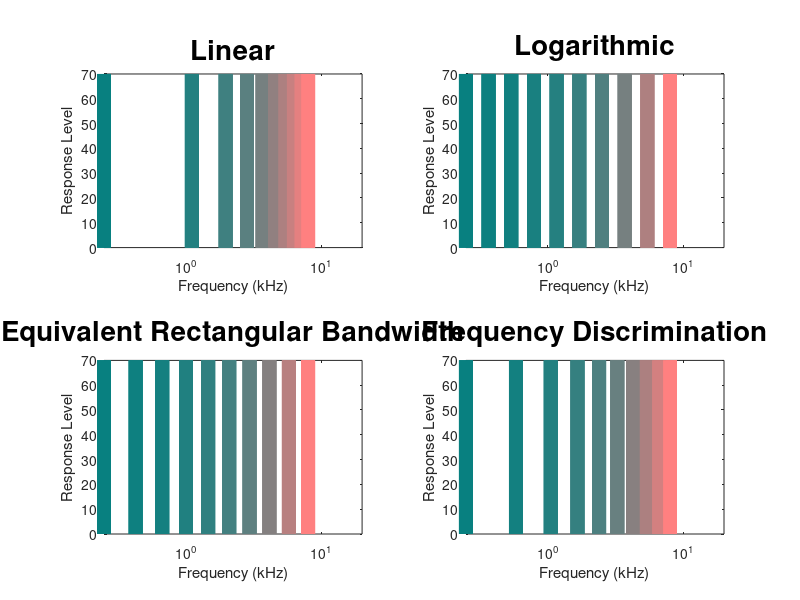
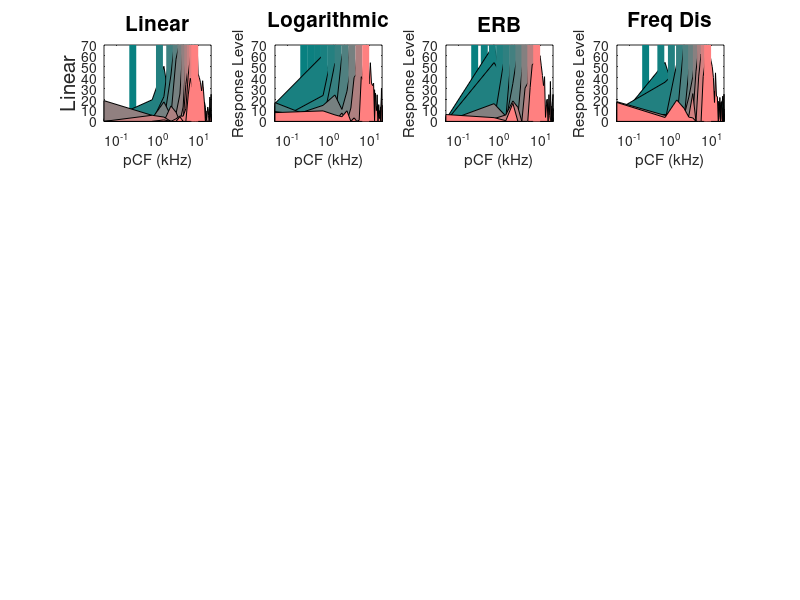
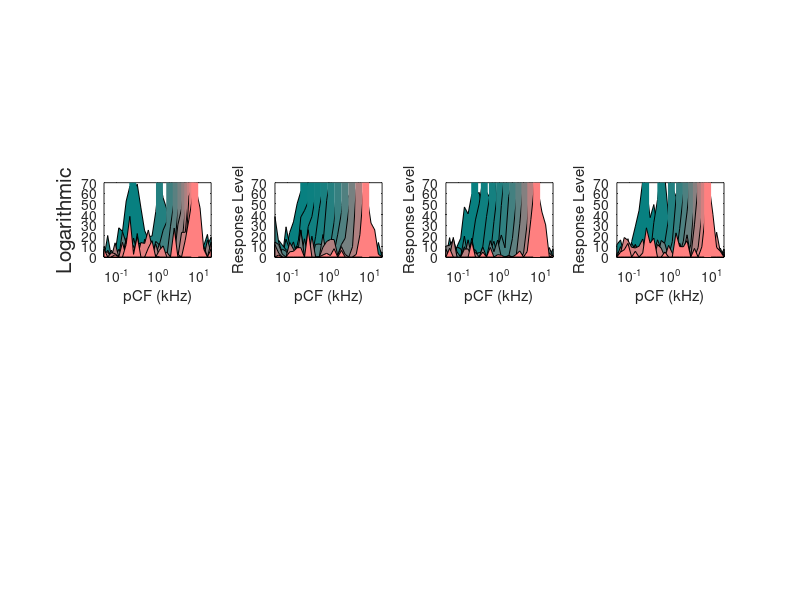
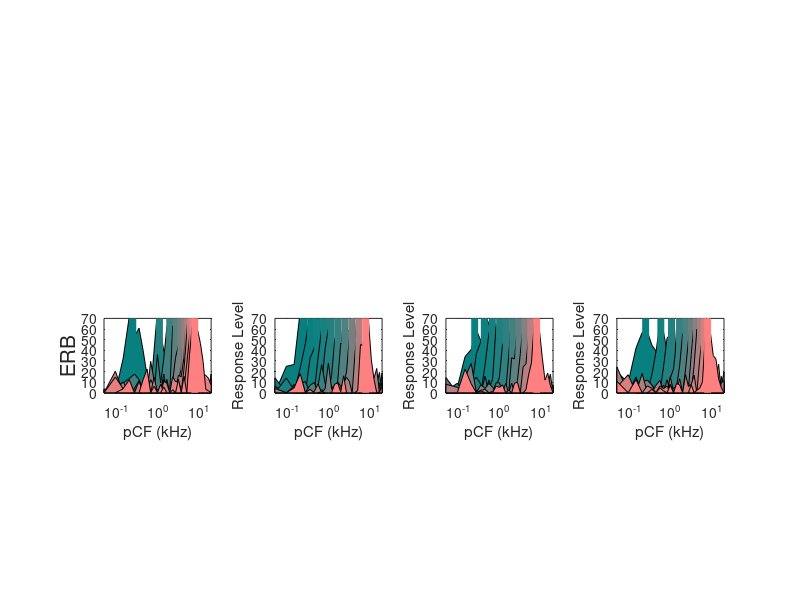

Recreate these plots in MATLAB, in order. (Note: a time limit stopped this script after it produced the figures.)
function data = fMRIFreqMagModel
% Model of Frequency magnification imaged using fMRI
% effect on stimulus spacing on recorded response compared to underlying
% spacing of neuron/voxel characterisic frequency spacing

%% TO DO
% Add spread of HMDR - apply to voxel response
% Add noise
% Add frequency selectivity spacing
% create bandpass noise stimuli
% each voxel contain many tuning curves - loop current code for each voxel
% and take weighted average - then convovle with gaussian Hymodynmaic
% spread response
% plot superimposed stimuli responses
% plot neuron response as line, voxel as point
% 30 random numbers - create coiefient 
% assign colour for each scaling

clc; close all

%% Neuronal population Magnification domain fucntion
% VoxelMagSpace = {str2func('@lcfNErb'),str2func('@FreqDisMagDom')};
% VoxelMagSpace2Freq = {str2func('@lcfInvNErb'),str2func('@FreqDisMagDom2Fre')};
% VoxelFilterWidth = {str2func('@lcfErb'),str2func('@FreqDisMagDom2Freq')};

%% Neuronal population Magnification domain fucntion
VoxelMagSpace = {str2func('@lcfNErb')};
VoxelMagSpace2Freq = {str2func('@lcfInvNErb')};
VoxelFilterWidth = {str2func('@lcfErb'),str2func('@lcfErb'),str2func('@lcfErb'),str2func('@lcfErb')};

%% Stimuli Magnification domain functions
% magDomain,magScale2F,magFilterWidth
StimMagDomain = {str2func('@LinMagDom'),str2func('@LogMagDom'),str2func('@lcfNErb'),str2func('@FreqDisMagDom')};
StimMagDomain2Freq = {str2func('@LinMagDom2Freq'),str2func('@LogMagDom2Freq'),str2func('@lcfInvNErb'),str2func('@FreqDisMagDom2Freq')};
StimSpacingNames = {'Linear','Logarithmic','Equivalent Rectangular Bandwidth','Frequency Discrimination'};   % names for graph titles for each stimulus spacing - must be in same order as StimMagDomain and StimMagDomain2Freq variables
StimSpacingNamesv2 = {'Linear','Logarithmic','ERB','Freq Dis'};

%% Stimuli Properties
StimHighFreq = 8;  % highest frequency to test
StimLowFreq = 0.25; % lowest frequency to test
StimNum = 10;   % number of stimulus
StimdB = 70;
%% Voxel Population Properties
% Auditory system properties
HighFreq = 20;  % Highest frequency of the system
LowFreq = 0.05; % Lowest frequency of the system
Gradient = 30; % length of gradient in mm
nNeurons = 100000; % number of neurons per mm
% Imaging Properties
Resolution = 1;  % resolution of imaging in mm
nVoxels = Gradient/Resolution; % number of voxels
NeuronDensity = nNeurons .* Resolution; % number of neurons in each voxel
HDspread = 3; % spread of hemodynamic response in mm

% Spacing Properites
C = 1; % constant scaling for voxel tuning width

%% Figure Properites
SpacingColour = {[1 0 0],[0 0.8 0],[0 0 1],[0 0.8 0.8]};

VoxelMagSpace = StimMagDomain ;
VoxelMagSpace2Freq = StimMagDomain2Freq;

VMD = cell(length(VoxelMagSpace),1);
SMD = struct('VoxRes', ones(StimNum,nVoxels), ...
    'VCharaFreq', ones(nVoxels), ...
    'fMRIdata', ones(nVoxels));
Res = cell(length(StimMagDomain),1);
PlotIndex = [0 4 8 12]

fStim = figure('Color', [1 1 1]);
for iVMD = 1:length(VoxelMagSpace)
    % Spacing Properites
    data.VoxelProp(iVMD)  = VoxelProperties(LowFreq,HighFreq,nVoxels,C,VoxelMagSpace{iVMD},VoxelMagSpace2Freq{iVMD},VoxelFilterWidth{iVMD});    %     (LowFreq,HighFreq,nVoxels,C,magDomain,magScale2F,magFilterWidth)
    fResponse = figure('Color', [1 1 1]);
    for iSMD = 1:length(StimMagDomain)
        %% create stimuli frequencies for each spacing
        StimFreq = StimMagDomain2Freq{iSMD}(linspace(StimMagDomain{iSMD}(StimLowFreq),StimMagDomain{iSMD}(StimHighFreq),StimNum)); % frequencies of stimuli - 3D matrix for band limited noise
        
        %% create stimuli gain structure
        StimLev = ones(size(StimFreq)).*StimdB; % can use to model filter response
        
        %% loop for each voxel
         
        for i = 1:length(StimFreq)
            figure (fResponse)
            SMD.VoxRes(i,:) = VoxelResponse (StimFreq(i),StimLev,data.VoxelProp(iVMD).VFreqC,data.VoxelProp(iVMD).p);
            SMD.VoxRes(SMD.VoxRes<0) = 0;
            subplot(length(VoxelMagSpace),length(StimMagDomain),iSMD + PlotIndex(iVMD));
            area(data.VoxelProp(iVMD).VFreqC,SMD.VoxRes(i,:), 'FaceColor',[(StimFreq(i)./max(StimFreq)) 0.5 0.5]), set(gca,'XScale','log'), xlabel('pCF (kHz)'), ylabel('Response Level'), axis tight, ylim ([0 StimLev(i)]), xlim ([0 20]);
            hold on
            line(repmat(StimFreq(i),1,2),[min(ylim) StimLev(i)], 'color',[(StimFreq(i)./max(StimFreq)) 0.5 0.5], 'LineWidth', 5)
            if iVMD == 1
               title (StimSpacingNamesv2{iSMD}, 'FontSize', 15)
            end
             if iSMD == 1
               ylabel (StimSpacingNamesv2{iVMD}, 'FontSize', 15)
            end
        end

        for i = 1:length(StimFreq)
            figure (fStim)
           subplot(length(VoxelMagSpace)./2,length(StimMagDomain)./2,iSMD);
%             plot(data.VoxelProp(iVMD).VFreqC,SMD.VoxRes(i,:), 'color',[(StimFreq(i)./max(StimFreq)) 0.5 0.5]), set(gca,'XScale','log'), title (StimSpacingNames{iSMD}), xlabel('Actual Voxel Characterisic Frequency (kHz)'), ylabel('Response Level'), axis tight, ylim ([0 StimLev(i)]);
%             semilogx(repmat(StimFreq(i),1,2),[min(ylim) StimLev(i)], 'LineWidth', 2)
%             set(gca,'XScale','log'), title (StimSpacingNames{iSMD}), xlabel('Actual Voxel Characterisic Frequency (kHz)'), ylabel('Response Level'), axis tight, ylim ([0 StimLev(i)]), xlim ([0 20]);          

            plot(repmat(StimFreq(i),1,2),[min(ylim) StimLev(i)], 'color',[(StimFreq(i)./max(StimFreq)) 0.5 0.5], 'LineWidth', 10), set(gca,'XScale','log'), title (StimSpacingNames{iSMD}, 'FontSize', 20), xlabel('Frequency (kHz)'), ylabel('Response Level'), ylim ([0 StimLev(i)]), xlim ([0 20]);          
%         text(iSMD./4, iSMD./4, num2str(StimFreq))
hold on
        end
        % weight average response for each voxel in stimuli domain (stimuli domain because stimuli ID used for calulation)
        %         for i = 1:nVoxels
        SMD.VCharaFreq = VoxelCharacterFrequency (StimFreq, SMD.VoxRes,StimMagDomain{iSMD},StimMagDomain2Freq{iSMD});
        %         end
        
        %% fMRI response data
        %% convolve with Hemodynamic spread
        %         SMD.fMRIdata(iSMD) = fMRIResponse (SMD.VCharaFreq(iSMD),HDspread);
        
        Res{iSMD}= SMD;
        
    end
    data.VMD{iVMD,1} = Res;
end  
    %% plot Voxel characterisic frequencies - actual vs measured
%     for iVMD = 1:length(VoxelMagSpace)
%         figure (2)
%         for iSMD = 1:length(StimMagDomain)
%             subplot(length(VoxelMagSpace),length(StimMagDomain),iSMD + PlotIndex(iVMD));
%             plot (1:nVoxels,data.VoxelProp(iVMD).VFreqC, 'r'), axis tight
%             hold on
%             scatter (1:nVoxels,data.VMD{iVMD,1}{iSMD ,1}.VCharaFreq)
%             set(gca,'YScale','log'), xlabel('Frequency Gradient (mm)'), ylabel('C.Freq (kHz)'),title (StimSpacingNames{iSMD}),legend('Actual','Measured','Location','SouthEast')
%         end
%     end

        fTonotopic = figure('Color', [1 1 1]);
for iVMD = 1:length(VoxelMagSpace)
    figure (fTonotopic)
    subplot(length(VoxelMagSpace)./2, length(VoxelMagSpace)./2, iVMD);
    plot (1:nVoxels,data.VoxelProp(iVMD).VFreqC, 'color',SpacingColour{iVMD}, 'LineWidth', 2), axis tight, title (StimSpacingNames{iVMD}, 'FontSize', 20)
    hold on
    for iSMD = 1:length(StimMagDomain)
        scatter (1:nVoxels,data.VMD{iVMD,1}{iSMD ,1}.VCharaFreq, 50, SpacingColour{iSMD}, 'fill')
        set(gca,'YScale','log'), xlabel('Frequency Gradient (mm)'), ylabel('Population Characteristic Frequency pCF (kHz)'),legend('pCF',(StimSpacingNames{1}),(StimSpacingNames{2}),(StimSpacingNames{3}),(StimSpacingNames{4}),'Location','SouthEast');
%  xlabel('Frequency Gradient (mm)'), ylabel('Population Characteristic Frequency pCF (kHz)'),legend('Actual',(StimSpacingNames{1}),(StimSpacingNames{2}),(StimSpacingNames{3}),(StimSpacingNames{4}),'Location','SouthEast')

    end
end
fTonotopicZoom = figure('Color', [1 1 1]);
for iVMD = 1:length(VoxelMagSpace)
    figure (fTonotopicZoom)
    subplot(length(VoxelMagSpace)./2, length(VoxelMagSpace)./2, iVMD);
    plot (1:nVoxels,data.VoxelProp(iVMD).VFreqC, 'color',SpacingColour{iVMD}, 'LineWidth', 2), axis tight, title (StimSpacingNames{iVMD}, 'FontSize', 20), ylim ([0.2 8])
    hold on
    for iSMD = 1:length(StimMagDomain)
        scatter (1:nVoxels,data.VMD{iVMD,1}{iSMD ,1}.VCharaFreq, 50, SpacingColour{iSMD}, 'fill')
        set(gca,'YScale','log'), xlabel('Frequency Gradient (mm)'), ylabel('Population Characteristic Frequency pCF (kHz)'),legend('Actual',(StimSpacingNames{1}),(StimSpacingNames{2}),(StimSpacingNames{3}),(StimSpacingNames{4}),'Location','SouthEast');
%  xlabel('Frequency Gradient (mm)'), ylabel('Population Characteristic Frequency pCF (kHz)'),legend('Actual',(StimSpacingNames{1}),(StimSpacingNames{2}),(StimSpacingNames{3}),(StimSpacingNames{4}),'Location','SouthEast')

    end
end
% end

end
function Response = VoxelResponse (StimF,StimLev,VoxelFreqC,p)
StimInt = 10.^(StimLev/10);
Int = zeros(1,length(VoxelFreqC)); % Response intensity for each Voxel
for I = 1:length(VoxelFreqC)
    for II = 1:length(StimF)
        g = abs((StimF(II)-VoxelFreqC(I))/VoxelFreqC(I));
        fw=(1+(p(I)*g)).*exp(-p(I)*g); %Two parameter roex
        Int(I) = Int(I)+fw*StimInt(II);
    end
end
NoiseLev = 10;
noise = randn (1,length(VoxelFreqC)).*NoiseLev;
Response = 10*log10(max(Int,1)); % Threshold intensity response and convert to dB
Response = Response + noise; %% set negative values to 0
% Response = Int; % no threshold
% Response = max(Int,1);
end
function VCharaFreq = VoxelCharacterFrequency (StimFreq, VoxRes,StimMagDomain,StimMagDomain2Freq)
VCharaFreq = zeros(length(VoxRes),1);
StimFreqStimDomain = StimMagDomain(StimFreq);
for i = 1:length(VoxRes)
    VCharaFreq (i) = sum((StimFreqStimDomain'.*VoxRes(:,i)))./sum(VoxRes(:,i)); % need to convert to linear spacing - convert to mag domain then convert back for characteristic frequencies
end
VCharaFreq(isnan(VCharaFreq)) = 0 ;

VCharaFreq = StimMagDomain2Freq(VCharaFreq);
%% need to convert back to frequency domain
end
function Response = fMRIResponse (StimF,StimLev,VoxelFreqC,p)
% hemodynamic spread
%% Parkes (2005) at 3 T
%% Find paper for 7T - around 2.3 mm
% FWHM GE = 3.9 +/- 0.7 mm, SE = 3.4 +/- 0.8
StimInt = 10.^(StimLev/10);
Int = zeros(1,length(VoxelFreqC)); % Response intensity for each Voxel
for I = 1:length(VoxelFreqC)
    for II = 1:length(StimF)
        g = abs((StimF(II)-VoxelFreqC(I))/VoxelFreqC(I));
        fw=(1+(p(I)*g)).*exp(-p(I)*g); %Two parameter roex
        Int(I) = Int(I)+fw*StimInt(II);
    end
end
Response = 10*log10(max(Int,1)); % Threshold intensity response and convert to dB
% Response = Int; % no threshold
% Response = max(Int,1);
end
function VoxelProp = VoxelProperties(LowFreq,HighFreq,nVoxels,C,magDomain,magScale2F,magFilterWidth)
VoxelProp.VmagScale = linspace(magDomain(LowFreq),magDomain(HighFreq),nVoxels); % Linearly space in magnification scale domain (ERB, FS, LOG, LIN)
VoxelProp.VFreqC = magScale2F(VoxelProp.VmagScale);   % Voxel Characterisic Frequency - Convert maginification scale values to frequency values (kHz)
VoxelProp.VTuningWidth = magFilterWidth(VoxelProp.VFreqC); % Voxel frequency tuning width for each Voxel Charactersic Frequency (for each voxel)(Bandwidth in?)
VoxelProp.p = C*4*VoxelProp.VFreqC./VoxelProp.VTuningWidth; % Filter coefficient of each Voxel % VTuningWidth - population tuning width / populationERB
end
function y = LinMagDom(f)
y = f;
end
function f = LinMagDom2Freq(x)
f = x;
end
function y = LogMagDom(f)
y = log10(f);
end
function f = LogMagDom2Freq(x)
f = 10.^(x);
end
function erb = lcfErb(f)
% ***** lcfErb *****
% ERBs as per Glasberg and Moore (1990);
A = 24.7/1000; B = 4.37;
erb = A*(B*f+1);
end
function nerb = lcfNErb(f)
% ***** lcfNErb *****
% Converts frequency to ERB number;
A = 24.7/1000; B = 4.37;
nerb = 1/(A*B)*log(B*f+1);
end
function f = lcfInvNErb(nerb)
% ***** lcfInvNErb *****
% Converts ERB number to frequency;
A = 24.7/1000; B = 4.37;
f = 1/B*(exp(A*B*nerb)-1);
end
function DLF= FreqDisTuningWidth (f)

%% log DLF = a'sqrt(F) + k' + m'(SL^-1) % Nelson et al (1983)
% Nelson et al k' = -0.15, m' = 5.056, a' = 0.0214

%% Weir (1977) = log DLF = a sqrt(F) + b % depended on dB SL

a = 0.0214; k = -0.15; m = 5.056; SL = 40;

DLF = log10(a(sqrt(f)) + k + m(SL^-1));


% FreqSelTunWid = f;
end
function y = FreqDisMagDom(f)
%% number of Freq Selectivity units
a = 0.0214; k = -0.15; m = 5.056; SL = 35;
y = exp(a .* sqrt(f) + k + m.*(SL.^-1));
end
function f = FreqDisMagDom2Freq(x)
a = 0.0214; k = -0.15; m = 5.056; SL = 35;
f = ((log(x) - (k + m.*(SL.^-1)))./a).^2;
end
